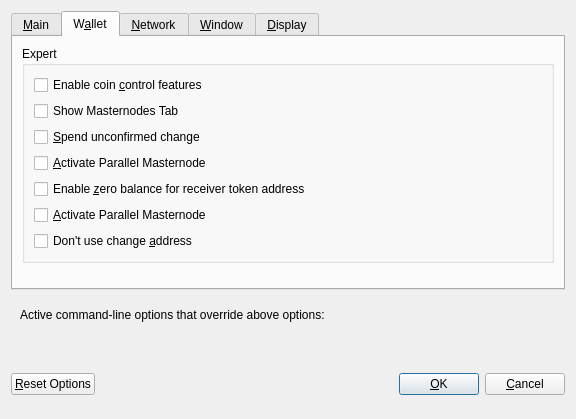
<?xml version="1.0" encoding="UTF-8"?>
<ui version="4.0">
 <class>OptionsDialog</class>
 <widget class="QDialog" name="OptionsDialog">
  <property name="geometry">
   <rect>
    <x>0</x>
    <y>0</y>
    <width>576</width>
    <height>419</height>
   </rect>
  </property>
  <property name="windowTitle">
   <string>Options</string>
  </property>
  <property name="modal">
   <bool>true</bool>
  </property>
  <layout class="QVBoxLayout" name="verticalLayout">
   <item>
    <widget class="QTabWidget" name="tabWidget">
     <property name="currentIndex">
      <number>1</number>
     </property>
     <widget class="QWidget" name="tabMain">
      <attribute name="title">
       <string>&amp;Main</string>
      </attribute>
      <layout class="QVBoxLayout" name="verticalLayout_Main">
       <item>
        <widget class="QCheckBox" name="bitcoinAtStartup">
         <property name="toolTip">
          <string>Automatically start EDC after logging in to the system.</string>
         </property>
         <property name="text">
          <string>&amp;Start EDC on system login</string>
         </property>
        </widget>
       </item>
       <item>
        <widget class="QCheckBox" name="logEvents">
         <property name="text">
          <string>Enable  log &amp;events</string>
         </property>
        </widget>
       </item>
       <item>
        <layout class="QHBoxLayout" name="horizontalLayout_2_Main">
         <item>
          <widget class="QLabel" name="databaseCacheLabel">
           <property name="text">
            <string>Size of &amp;database cache</string>
           </property>
           <property name="textFormat">
            <enum>Qt::PlainText</enum>
           </property>
           <property name="buddy">
            <cstring>databaseCache</cstring>
           </property>
          </widget>
         </item>
         <item>
          <widget class="QSpinBox" name="databaseCache"/>
         </item>
         <item>
          <widget class="QLabel" name="databaseCacheUnitLabel">
           <property name="text">
            <string>MB</string>
           </property>
           <property name="textFormat">
            <enum>Qt::PlainText</enum>
           </property>
          </widget>
         </item>
         <item>
          <spacer name="horizontalSpacer_2_Main">
           <property name="orientation">
            <enum>Qt::Horizontal</enum>
           </property>
           <property name="sizeHint" stdset="0">
            <size>
             <width>40</width>
             <height>20</height>
            </size>
           </property>
          </spacer>
         </item>
        </layout>
       </item>
       <item>
        <layout class="QHBoxLayout" name="horizontalLayout_3_Main">
         <item>
          <widget class="QLabel" name="threadsScriptVerifLabel">
           <property name="text">
            <string>Number of script &amp;verification threads</string>
           </property>
           <property name="textFormat">
            <enum>Qt::PlainText</enum>
           </property>
           <property name="buddy">
            <cstring>threadsScriptVerif</cstring>
           </property>
          </widget>
         </item>
         <item>
          <widget class="QSpinBox" name="threadsScriptVerif">
           <property name="toolTip">
            <string>(0 = auto, &lt;0 = leave that many cores free)</string>
           </property>
          </widget>
         </item>
         <item>
          <spacer name="horizontalSpacer_3_Main">
           <property name="orientation">
            <enum>Qt::Horizontal</enum>
           </property>
           <property name="sizeHint" stdset="0">
            <size>
             <width>40</width>
             <height>20</height>
            </size>
           </property>
          </spacer>
         </item>
        </layout>
       </item>
       <item>
        <spacer name="verticalSpacer_Main">
         <property name="orientation">
          <enum>Qt::Vertical</enum>
         </property>
         <property name="sizeHint" stdset="0">
          <size>
           <width>20</width>
           <height>40</height>
          </size>
         </property>
        </spacer>
       </item>
       <item>
        <layout class="QHBoxLayout" name="horizontalLayout_4_Main">
         <item>
          <widget class="QLabel" name="label">
           <property name="toolTip">
            <string>This setting determines the amount of individual masternodes that an input will be anonymized through.&lt;br/&gt;More rounds of anonymization gives a higher degree of privacy, but also costs more in fees.</string>
           </property>
           <property name="text">
            <string>Darksend rounds to use</string>
           </property>
          </widget>
         </item>
         <item>
          <widget class="QSpinBox" name="darksendRounds">
           <property name="minimum">
            <number>2</number>
           </property>
           <property name="maximum">
            <number>8</number>
           </property>
           <property name="value">
            <number>4</number>
           </property>
          </widget>
         </item>
        </layout>
       </item>
       <item>
        <spacer name="verticalSpacer_Main1">
         <property name="orientation">
          <enum>Qt::Vertical</enum>
         </property>
         <property name="sizeHint" stdset="0">
          <size>
           <width>20</width>
           <height>40</height>
          </size>
         </property>
        </spacer>
       </item>
       <item>
        <layout class="QHBoxLayout" name="horizontalLayout">
         <item>
          <widget class="QLabel" name="label_2">
           <property name="toolTip">
            <string>This amount acts as a threshold to turn off Darksend once it's reached.</string>
           </property>
           <property name="statusTip">
            <string notr="true"/>
           </property>
           <property name="whatsThis">
            <string notr="true"/>
           </property>
           <property name="accessibleName">
            <string notr="true"/>
           </property>
           <property name="accessibleDescription">
            <string notr="true"/>
           </property>
           <property name="text">
            <string>Amount of EDC to keep anonymized</string>
           </property>
          </widget>
         </item>
         <item>
          <widget class="QSpinBox" name="anonymizeEdc">
           <property name="minimum">
            <number>100</number>
           </property>
           <property name="maximum">
            <number>100000</number>
           </property>
           <property name="singleStep">
            <number>100</number>
           </property>
           <property name="value">
            <number>1000</number>
           </property>
          </widget>
         </item>
        </layout>
       </item>
      </layout>
     </widget>
     <widget class="QWidget" name="tabWallet">
      <attribute name="title">
       <string>W&amp;allet</string>
      </attribute>
      <layout class="QVBoxLayout" name="verticalLayout_Wallet">
       <item>
        <widget class="QGroupBox" name="groupBox">
         <property name="title">
          <string>Expert</string>
         </property>
         <layout class="QVBoxLayout" name="verticalLayout_2">
          <item>
           <widget class="QCheckBox" name="coinControlFeatures">
            <property name="toolTip">
             <string>Whether to show coin control features or not.</string>
            </property>
            <property name="text">
             <string>Enable coin &amp;control features</string>
            </property>
           </widget>
          </item>
          <item>
           <widget class="QCheckBox" name="showMasternodesTab">
            <property name="toolTip">
             <string>Show additional tab listing all your masternodes in first sub-tab&lt;br/&gt;and all masternodes on the network in second sub-tab.</string>
            </property>
            <property name="text">
             <string>Show Masternodes Tab</string>
            </property>
           </widget>
          </item>
          <item>
           <widget class="QCheckBox" name="spendZeroConfChange">
            <property name="toolTip">
             <string>If you disable the spending of unconfirmed change, the change from a transaction&lt;br/&gt;cannot be used until that transaction has at least one confirmation.&lt;br/&gt;This also affects how your balance is computed.</string>
            </property>
            <property name="text">
             <string>&amp;Spend unconfirmed change</string>
            </property>
           </widget>
          </item>
          <item>
           <widget class="QCheckBox" name="parallelMasterNode">
            <property name="toolTip">
             <string>Coming soon</string>
            </property>
            <property name="text">
             <string>&amp;Activate Parallel Masternode</string>
            </property>
           </widget>
          </item>
           <item>
            <widget class="QCheckBox" name="zeroBalanceAddressToken">
             <property name="text">
              <string>Enable &amp;zero balance for receiver token address</string>
             </property>
            </widget>
           </item>
          <item>
           <widget class="QCheckBox" name="parallelMasterNode1">
            <property name="toolTip">
             <string>Coming soon</string>
            </property>
            <property name="text">
             <string>&amp;Activate Parallel Masternode</string>
            </property>
           </widget>
          </item>
             <item>
                 <widget class="QCheckBox" name="notUseChangeAddress">
                     <property name="text">
                         <string>Don't use change &amp;address</string>
                     </property>
                 </widget>
             </item>
         </layout>
        </widget>
       </item>
       <item>
        <spacer name="verticalSpacer_Wallet">
         <property name="orientation">
          <enum>Qt::Vertical</enum>
         </property>
         <property name="sizeHint" stdset="0">
          <size>
           <width>20</width>
           <height>40</height>
          </size>
         </property>
        </spacer>
       </item>
      </layout>
     </widget>
     <widget class="QWidget" name="tabNetwork">
      <attribute name="title">
       <string>&amp;Network</string>
      </attribute>
      <layout class="QVBoxLayout" name="verticalLayout_Network">
       <item>
        <widget class="QCheckBox" name="mapPortUpnp">
         <property name="toolTip">
          <string>Automatically open the EDC client port on the router. This only works when your router supports UPnP and it is enabled.</string>
         </property>
         <property name="text">
          <string>Map port using &amp;UPnP</string>
         </property>
        </widget>
       </item>
       <item>
        <widget class="QCheckBox" name="allowIncoming">
         <property name="toolTip">
          <string>Accept connections from outside</string>
         </property>
         <property name="text">
          <string>Allow incoming connections</string>
         </property>
        </widget>
       </item>
       <item>
        <widget class="QCheckBox" name="connectSocks">
         <property name="toolTip">
          <string>Connect to the EDC network through a SOCKS5 proxy.</string>
         </property>
         <property name="text">
          <string>&amp;Connect through SOCKS5 proxy (default proxy):</string>
         </property>
        </widget>
       </item>
       <item>
        <layout class="QHBoxLayout" name="horizontalLayout_1_Network">
         <item>
          <widget class="QLabel" name="proxyIpLabel">
           <property name="text">
            <string>Proxy &amp;IP:</string>
           </property>
           <property name="textFormat">
            <enum>Qt::PlainText</enum>
           </property>
           <property name="buddy">
            <cstring>proxyIp</cstring>
           </property>
          </widget>
         </item>
         <item>
          <widget class="QValidatedLineEdit" name="proxyIp">
           <property name="minimumSize">
            <size>
             <width>140</width>
             <height>0</height>
            </size>
           </property>
           <property name="maximumSize">
            <size>
             <width>140</width>
             <height>16777215</height>
            </size>
           </property>
           <property name="toolTip">
            <string>IP address of the proxy (e.g. IPv4: 127.0.0.1 / IPv6: ::1)</string>
           </property>
          </widget>
         </item>
         <item>
          <widget class="QLabel" name="proxyPortLabel">
           <property name="text">
            <string>&amp;Port:</string>
           </property>
           <property name="textFormat">
            <enum>Qt::PlainText</enum>
           </property>
           <property name="buddy">
            <cstring>proxyPort</cstring>
           </property>
          </widget>
         </item>
         <item>
          <widget class="QLineEdit" name="proxyPort">
           <property name="minimumSize">
            <size>
             <width>55</width>
             <height>0</height>
            </size>
           </property>
           <property name="maximumSize">
            <size>
             <width>55</width>
             <height>16777215</height>
            </size>
           </property>
           <property name="toolTip">
            <string>Port of the proxy (e.g. 9050)</string>
           </property>
          </widget>
         </item>
         <item>
          <spacer name="horizontalSpacer_1_Network">
           <property name="orientation">
            <enum>Qt::Horizontal</enum>
           </property>
           <property name="sizeHint" stdset="0">
            <size>
             <width>40</width>
             <height>20</height>
            </size>
           </property>
          </spacer>
         </item>
        </layout>
       </item>
       <item>
        <spacer name="verticalSpacer_Network">
         <property name="orientation">
          <enum>Qt::Vertical</enum>
         </property>
         <property name="sizeHint" stdset="0">
          <size>
           <width>20</width>
           <height>40</height>
          </size>
         </property>
        </spacer>
       </item>
      </layout>
     </widget>
     <widget class="QWidget" name="tabWindow">
      <attribute name="title">
       <string>&amp;Window</string>
      </attribute>
      <layout class="QVBoxLayout" name="verticalLayout_Window">
       <item>
        <widget class="QCheckBox" name="minimizeToTray">
         <property name="toolTip">
          <string>Show only a tray icon after minimizing the window.</string>
         </property>
         <property name="text">
          <string>&amp;Minimize to the tray instead of the taskbar</string>
         </property>
        </widget>
       </item>
       <item>
        <widget class="QCheckBox" name="minimizeOnClose">
         <property name="toolTip">
          <string>Minimize instead of exit the application when the window is closed. When this option is enabled, the application will be closed only after selecting Quit in the menu.</string>
         </property>
         <property name="text">
          <string>M&amp;inimize on close</string>
         </property>
        </widget>
       </item>
       <item>
        <spacer name="verticalSpacer_Window">
         <property name="orientation">
          <enum>Qt::Vertical</enum>
         </property>
         <property name="sizeHint" stdset="0">
          <size>
           <width>20</width>
           <height>40</height>
          </size>
         </property>
        </spacer>
       </item>
      </layout>
     </widget>
     <widget class="QWidget" name="tabDisplay">
      <attribute name="title">
       <string>&amp;Display</string>
      </attribute>
      <layout class="QVBoxLayout" name="verticalLayout_Display">
       <item>
        <layout class="QHBoxLayout" name="horizontalLayout_1_Display">
         <item>
          <widget class="QLabel" name="langLabel">
           <property name="text">
            <string>User Interface &amp;language:</string>
           </property>
           <property name="textFormat">
            <enum>Qt::PlainText</enum>
           </property>
           <property name="buddy">
            <cstring>lang</cstring>
           </property>
          </widget>
         </item>
         <item>
          <widget class="QValueComboBox" name="lang">
           <property name="toolTip">
            <string>The user interface language can be set here. This setting will take effect after restarting EDC.</string>
           </property>
          </widget>
         </item>
        </layout>
       </item>
       <item>
        <widget class="QLabel" name="label_3">
         <property name="toolTip">
          <string notr="true"/>
         </property>
         <property name="statusTip">
          <string notr="true"/>
         </property>
         <property name="whatsThis">
          <string notr="true"/>
         </property>
         <property name="accessibleName">
          <string notr="true"/>
         </property>
         <property name="text">
          <string>Language missing or translation incomplete? Help contributing translations here:
https://www.transifex.com/EDC-project/EDC-project-translations</string>
         </property>
         <property name="wordWrap">
          <bool>true</bool>
         </property>
         <property name="openExternalLinks">
          <bool>true</bool>
         </property>
         <property name="textInteractionFlags">
          <set>Qt::TextBrowserInteraction</set>
         </property>
        </widget>
       </item>
       <item>
        <layout class="QHBoxLayout" name="horizontalLayout_4_Display" stretch="0,0">
         <item>
          <widget class="QLabel" name="themeLabel">
           <property name="text">
            <string>User Interface Theme:</string>
           </property>
          </widget>
         </item>
         <item>
          <widget class="QValueComboBox" name="theme"/>
         </item>
        </layout>
       </item>
       <item>
        <widget class="Line" name="line">
         <property name="orientation">
          <enum>Qt::Horizontal</enum>
         </property>
        </widget>
       </item>
       <item>
        <layout class="QHBoxLayout" name="horizontalLayout_2_Display">
         <item>
          <widget class="QLabel" name="unitLabel">
           <property name="text">
            <string>&amp;Unit to show amounts in:</string>
           </property>
           <property name="textFormat">
            <enum>Qt::PlainText</enum>
           </property>
           <property name="buddy">
            <cstring>unit</cstring>
           </property>
          </widget>
         </item>
         <item>
          <widget class="QValueComboBox" name="unit">
           <property name="toolTip">
            <string>Choose the default subdivision unit to show in the interface and when sending coins.</string>
           </property>
          </widget>
         </item>
        </layout>
       </item>
       <item>
        <layout class="QHBoxLayout" name="horizontalLayout_5_Display">
         <item>
          <widget class="QLabel" name="digitsLabel">
           <property name="text">
            <string>Decimal digits</string>
           </property>
          </widget>
         </item>
         <item>
          <widget class="QValueComboBox" name="digits"/>
         </item>
        </layout>
       </item>
       <item>
        <layout class="QHBoxLayout" name="horizontalLayout_3_Display">
         <item>
          <widget class="QLabel" name="thirdPartyTxUrlsLabel">
           <property name="toolTip">
            <string>Third party URLs (e.g. a block explorer) that appear in the transactions tab as context menu items. %s in the URL is replaced by transaction hash. Multiple URLs are separated by vertical bar |.</string>
           </property>
           <property name="text">
            <string>Third party transaction URLs</string>
           </property>
           <property name="buddy">
            <cstring>thirdPartyTxUrls</cstring>
           </property>
          </widget>
         </item>
         <item>
          <widget class="QLineEdit" name="thirdPartyTxUrls">
           <property name="toolTip">
            <string>Third party URLs (e.g. a block explorer) that appear in the transactions tab as context menu items. %s in the URL is replaced by transaction hash. Multiple URLs are separated by vertical bar |.</string>
           </property>
          </widget>
         </item>
        </layout>
       </item>
       <item>
        <spacer name="verticalSpacer">
         <property name="orientation">
          <enum>Qt::Vertical</enum>
         </property>
         <property name="sizeHint" stdset="0">
          <size>
           <width>20</width>
           <height>40</height>
          </size>
         </property>
        </spacer>
       </item>
      </layout>
     </widget>
    </widget>
   </item>
   <item>
    <widget class="QFrame" name="frame">
     <layout class="QVBoxLayout" name="verticalLayout_Bottom">
      <item>
       <layout class="QHBoxLayout" name="horizontalLayout_Bottom">
        <item>
         <widget class="QLabel" name="overriddenByCommandLineInfoLabel">
          <property name="text">
           <string>Active command-line options that override above options:</string>
          </property>
          <property name="textFormat">
           <enum>Qt::PlainText</enum>
          </property>
         </widget>
        </item>
        <item>
         <spacer name="horizontalSpacer_Bottom">
          <property name="orientation">
           <enum>Qt::Horizontal</enum>
          </property>
          <property name="sizeHint" stdset="0">
           <size>
            <width>40</width>
            <height>20</height>
           </size>
          </property>
         </spacer>
        </item>
       </layout>
      </item>
      <item>
       <widget class="QLabel" name="overriddenByCommandLineLabel">
        <property name="text">
         <string/>
        </property>
        <property name="textFormat">
         <enum>Qt::PlainText</enum>
        </property>
        <property name="wordWrap">
         <bool>true</bool>
        </property>
       </widget>
      </item>
     </layout>
    </widget>
   </item>
   <item>
    <layout class="QHBoxLayout" name="horizontalLayout_Buttons">
     <item>
      <widget class="QPushButton" name="resetButton">
       <property name="toolTip">
        <string>Reset all client options to default.</string>
       </property>
       <property name="text">
        <string>&amp;Reset Options</string>
       </property>
       <property name="autoDefault">
        <bool>false</bool>
       </property>
      </widget>
     </item>
     <item>
      <spacer name="horizontalSpacer_1">
       <property name="orientation">
        <enum>Qt::Horizontal</enum>
       </property>
       <property name="sizeHint" stdset="0">
        <size>
         <width>40</width>
         <height>48</height>
        </size>
       </property>
      </spacer>
     </item>
     <item>
      <widget class="QLabel" name="statusLabel">
       <property name="minimumSize">
        <size>
         <width>200</width>
         <height>0</height>
        </size>
       </property>
       <property name="font">
        <font>
         <weight>75</weight>
         <bold>true</bold>
        </font>
       </property>
       <property name="text">
        <string/>
       </property>
       <property name="textFormat">
        <enum>Qt::PlainText</enum>
       </property>
       <property name="wordWrap">
        <bool>true</bool>
       </property>
      </widget>
     </item>
     <item>
      <spacer name="horizontalSpacer_2">
       <property name="orientation">
        <enum>Qt::Horizontal</enum>
       </property>
       <property name="sizeHint" stdset="0">
        <size>
         <width>40</width>
         <height>48</height>
        </size>
       </property>
      </spacer>
     </item>
     <item>
      <widget class="QPushButton" name="okButton">
       <property name="text">
        <string>&amp;OK</string>
       </property>
       <property name="autoDefault">
        <bool>false</bool>
       </property>
       <property name="default">
        <bool>true</bool>
       </property>
      </widget>
     </item>
     <item>
      <widget class="QPushButton" name="cancelButton">
       <property name="text">
        <string>&amp;Cancel</string>
       </property>
       <property name="autoDefault">
        <bool>false</bool>
       </property>
      </widget>
     </item>
    </layout>
   </item>
  </layout>
 </widget>
 <customwidgets>
  <customwidget>
   <class>QValidatedLineEdit</class>
   <extends>QLineEdit</extends>
   <header>qvalidatedlineedit.h</header>
  </customwidget>
  <customwidget>
   <class>QValueComboBox</class>
   <extends>QComboBox</extends>
   <header>qvaluecombobox.h</header>
  </customwidget>
 </customwidgets>
 <resources/>
 <connections/>
</ui>
